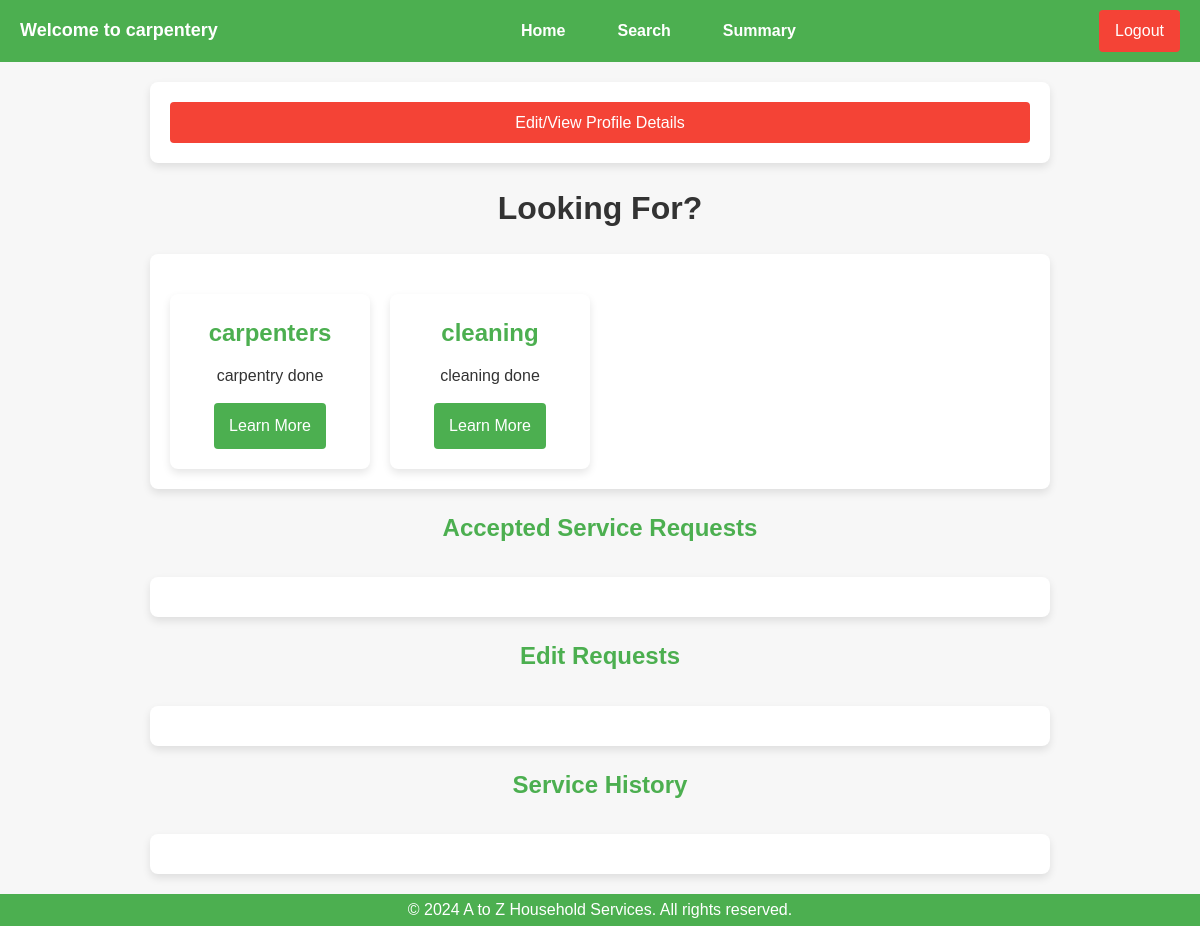
Before: /dashboard/3/carpentery with the older database file.
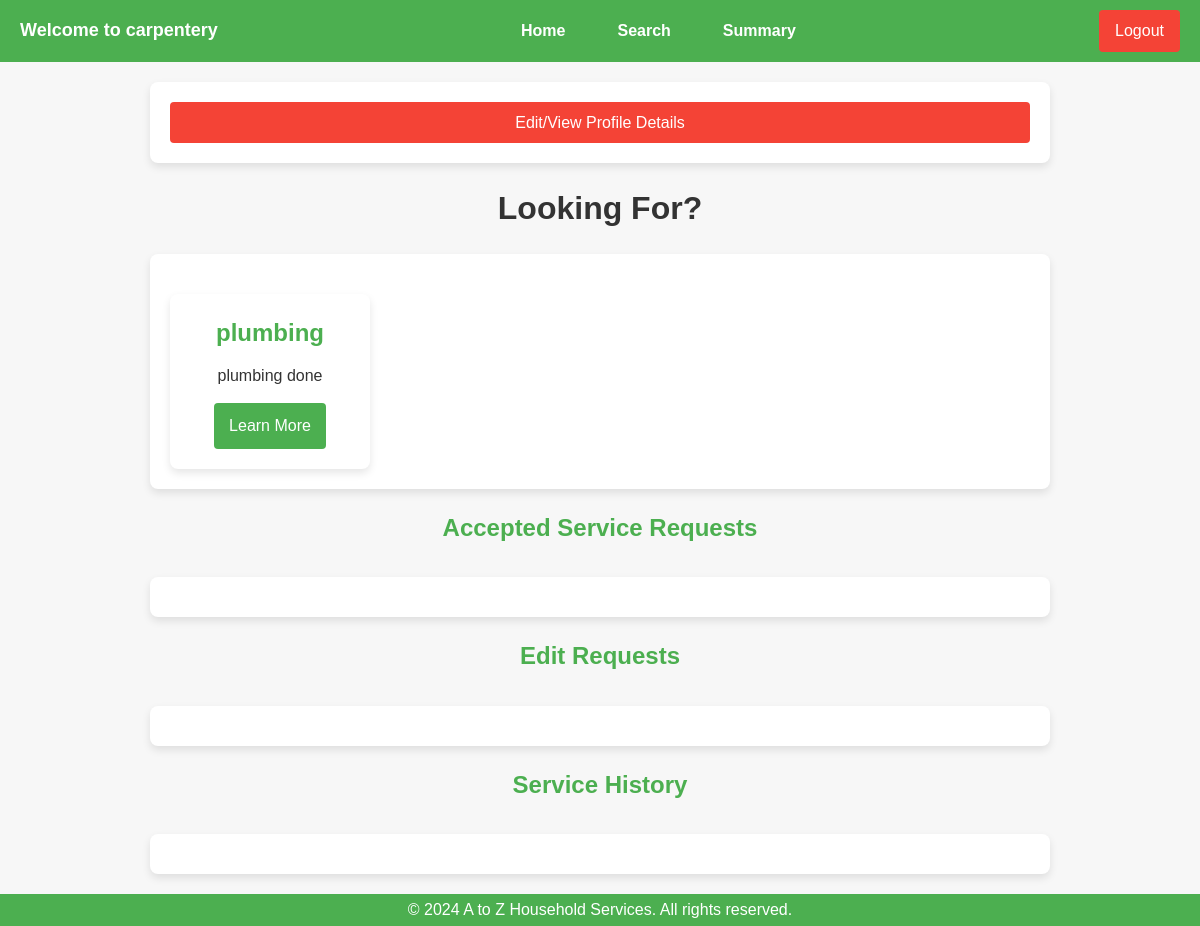
After: the same page with the newer database file.
### backend/models.py (models this page shows)
class Service(db.Model):
    __tablename__ = 'services'
    id = db.Column(db.Integer, primary_key=True)
    name = db.Column(db.String(120), nullable=False)
    price = db.Column(db.Float, nullable=False)
    time_required = db.Column(db.String(50), nullable=False)  # e.g., "2 hours"
    description = db.Column(db.Text, nullable=True)

### backend/controllers.py (the view, shortened to what this page needs)
@app.route("/dashboard/<id>/<name>")
def dashboard(id,name):
    services = get_services()
    reqs = get_service_requests_for_user(id)
    return render_template("dashboard.html",name=name,id=id,services=services,reqs=reqs)

### backend/controllers.py (called while the page is built)
def get_services():
    services = Service.query.all()
    return services

def get_service_requests_for_user(uid):
    serv_reqs = (
        db.session.query(ServiceRequest)
        .join(Customer, ServiceRequest.customer_id == Customer.id)
        .filter(Customer.id == uid)
        .all()
    )
    for req in serv_reqs:
        print(req)
        req.prof = get_professional(req.professional_id)
        req.service = get_service(req.service_id)
        print(req.prof,req.service)
    return serv_reqs

### templates/dashboard.html (shortened to what this page needs)
<!DOCTYPE html>
<html lang="en">
<head>
    <link rel="stylesheet" href="/static/main.css">
</head>
<body>
<nav class="navbar">
    <div class="navbar-left">
        <span>Welcome to {{name}}</span>
    </div>
    <ul class="navbar-links">
        <li><a href="/dashboard/{{id}}/{{name}}">Home</a></li>
        <li><a href="/search/{{id}}/{{name}}">Search</a></li>
        <li><a href="/customer/summary/{{id}}/{{name}}">Summary</a></li>
    </ul>
    <div class="navbar-right">
        <a href="/" class="btn btn-logout">Logout</a>
    </div>
</nav>
<div class="my-container">
    <a href="/editprofile/{{id}}" class="btn-secondary">Edit/View Profile Details</a>
</div>
<div class="center">
    <h1>Looking For?</h1>
</div>
<div class="my-container">
    <div class="card-container">
    {%if services%}
    {%for service in services%}
        <div class="card">
            <h3>{{service.name}}</h3>
            <p>{{service.description}}</p>
            <a href="/booking/{{name}}/{{id}}/{{service.id}}" class="btn btn-primary">Learn More</a>
        </div>
    {%endfor%}
    {%endif%}
    </div>
</div>
<h3>Accepted Service Requests</h3>
<main class="my-container">
</main>
<h3>Edit Requests</h3>
<main class="my-container">
</main>
<h3>Service History</h3>
<main class="my-container" >
</main>
<footer>
    <p>&copy; 2024 A to Z Household Services. All rights reserved.</p>
</footer>
</body>
</html>

Changed rows visible on the page:
removed Service: name "carpenters", description "carpentry done"
removed Service: name "cleaning", description "cleaning done"
added Service: name "plumbing", description "plumbing done"
